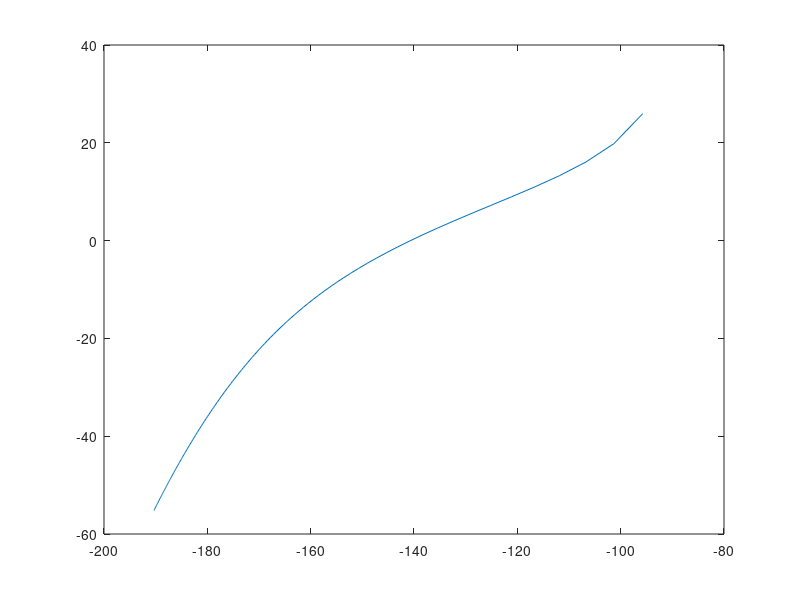

The MATLAB source for this figure:
clc; clear all; close all;
w=0:0.1:15;
f1=2;
mag1=20*log10(abs(f1))*ones(1,length(w));
arg1=180/pi*angle(f1)*ones(1,length(w));
f2=1./(w.*i);
mag2=20*log10(abs(f2));
arg2=180/pi*angle(f2);
f3=1./(1+w.*i);
mag3=20*log10(abs(f3));
arg3=180/pi*angle(f3);
f4=1./(1+(w.*i)./3);
mag4=20*log10(abs(f4));
arg4=180/pi*angle(f4);
mags=mag1+mag2+mag3+mag4;
args=arg1+arg2+arg3+mag4;
for i=1:length(w)
     fprintf("w=%6.2f Ganancia=%6.2f Fase=%6.2f\n",w(i),mag1(i),arg1(i))
    fprintf("w=%6.2f Ganancia=%6.2f Fase=%6.2f\n",w(i),mag3(i),arg3(i))
    fprintf("w=%6.2f Ganancia=%6.2f Fase=%6.2f\n",w(i),mag4(i),arg4(i))
    fprintf("w=%6.2f GananciaT=%6.2f FaseT=%6.2f\n",w(i),mags(i),args(i))
    fprintf("------------------------------------\n")
end
plot(args,mags);
%para graficar el bode
%semilogx(arg4)